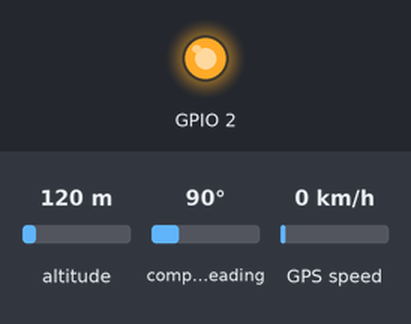
The sketch below on a simulated ESP32. Shown: output pins drawn as LEDs (lit = HIGH). The test bench sets the inputs (shaded band); at power-on: altitude 120 m, compass heading 90°, GPS speed 0 km/h. WiFi joins after 1.5 s; servers stay silent unless stated; random numbers use the default seed unless the sketch sets one; the GPS gets a fix after 3 s at 37.7749, -122.4194 with 8 satellites; what the sketch prints to the serial monitor is not drawn.

Above: at 1.6 s.
At 6.6 s:
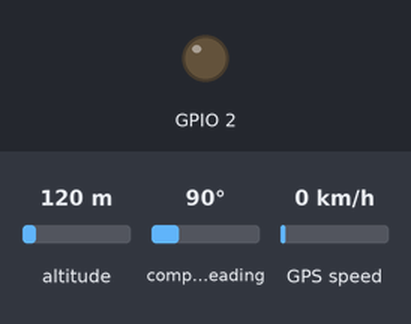
Timing chart, 0 to 8.1 s (numbered marks = the images above):
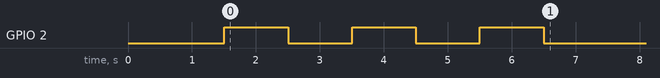

The sketch:

firegps.ino
```cpp
#include <WiFi.h>
#include <FirebaseESP32.h>
#include <TinyGPS++.h>

#define FIREBASE_HOST "https://gps-fa1e6-default-rtdb.firebaseio.com/"
#define FIREBASE_AUTH "GIEmBF5cwoLWw729URm9fsy8l6HjnFGkXlJ5tyuefetio"
#define WIFI_SSID "*****"
#define WIFI_PASSWORD "******"
float latitude ;
float longitude ;

//Define FirebaseESP32 data object
FirebaseData firebaseData;
FirebaseJson json;
int Vresistor = A0;
float Vrdata = 0.0;
TinyGPSPlus gps;
#define RXD2 16
#define TXD2 17
HardwareSerial neogps(1);

void setup()
{

  Serial.begin(115200);
  pinMode(2,OUTPUT);
  neogps.begin(9600, SERIAL_8N1, RXD2, TXD2);
  pinMode(Vresistor, INPUT);
  WiFi.begin(WIFI_SSID, WIFI_PASSWORD);
  Serial.print("Connecting to Wi-Fi");
  while (WiFi.status() != WL_CONNECTED)
  {
     Serial.print(".");
     delay(300);
  }
  Serial.println();
  Serial.print("Connected with IP: ");
  Serial.println(WiFi.localIP());
  Serial.println();
  digitalWrite(2,HIGH);
  delay(1000);
  digitalWrite(2,LOW);
  delay(1000);
  digitalWrite(2,HIGH);
  delay(1000);
  digitalWrite(2,LOW);
  delay(1000);
  digitalWrite(2,HIGH);
  delay(1000);
  digitalWrite(2,LOW);
  Firebase.begin(FIREBASE_HOST, FIREBASE_AUTH);
  Firebase.reconnectWiFi(true);

    //Set database read timeout to 1 minute (max 15 minutes)
  Firebase.setReadTimeout(firebaseData, 1000 * 60);
  //tiny, small, medium, large and unlimited.
  //Size and its write timeout e.g. tiny (1s), small (10s), medium (30s) and large (60s).
  Firebase.setwriteSizeLimit(firebaseData, "tiny");
  Serial.println("------------------------------------");
  Serial.println("Connected...");

}

void loop()
{

  float randomFloat_la = random(0, 10000000) / 1000000.0;
  float randomFloat_lo = random(0, 10000000) / 1000000.0;
  boolean newData = false;
  for (unsigned long start = millis(); millis() - start < 1000;)
  {
    while (neogps.available())
    {
      if (gps.encode(neogps.read()))
      {
        newData = true;
      }
   latitude = (gps.location.lat());
   longitude =(gps.location.lng());
   //Firebase json;
   if(newData == true)
   {
    newData = false;
    Serial.println(gps.satellites.value());


  if (gps.location.isValid() == 1)
   {
     Serial.print("lat");
     Serial.println(latitude,6);
     Serial.print("lon");
     Serial.println(longitude,6);
     json.set("/latitude", latitude);
     json.set("/longitude", longitude);
     Firebase.updateNode(firebaseData, "/s_data", json);
     delay(3000);
  }
  else
  {
    Serial.print(F("INVALID"));
  }

  }

  }
  }
}
```
